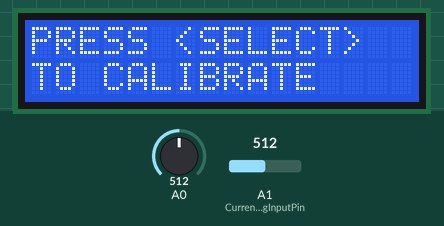
Bench run of a sketch on a simulated Arduino Uno, built with avr-gcc and run on an emulated ATmega328P. Parts: 16×2 character LCD. The test bench sets the inputs (shaded band); at power-on: A0 = 512, A1 (CurrentAnalogInputPin) = 512. What the sketch prints to the serial monitor is not drawn.

Above: at 1.2 s.
1.3 s: A0 set to 591
4.3 s: A0 set to 614
At 5.8 s:
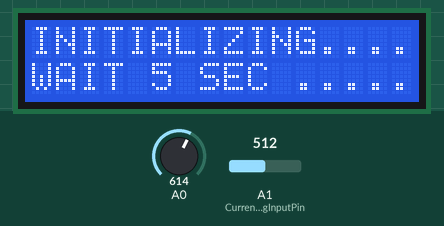
7.3 s: A0 set to 590
At 8.8 s:
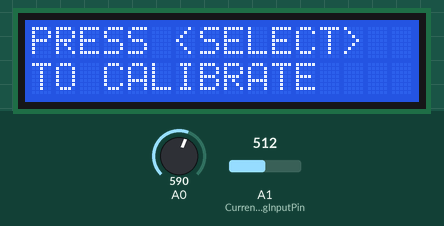
10.3 s: A1 (CurrentAnalogInputPin) set to 610
13.3 s: A1 (CurrentAnalogInputPin) set to 810
16.3 s: A0 set to 810
At 17.6 s:
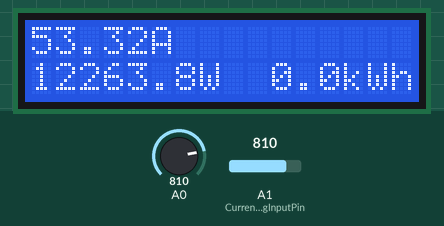
At 21.8 s:
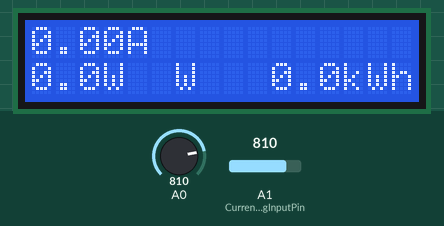
Timing chart, 0 to 22.5 s (numbered marks = the images above; inputs shaded):
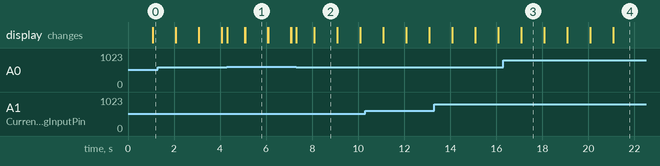

Measured:
- the behaviour switches between 599 and 600 on A0 (found by bisection; images 0 and 1)
- after the input at 4.3 s, the display: changes at once (image 1)
- after the input at 7.3 s, the display: changes at once (image 2)
- what the display in image 1 shows lasts 1.0 s, from 5.1 s to 6.1 s

The sketch:

power.ino
```cpp
// Simple AC Power Monitoring By Solarduino //

// Note :  Safety is very important when dealing with high voltage source such as 240VAC power source. We take no responsibilities while you do it at your own risk.
// Note :  Simple AC Power Monitoring is designed for the purpose of user-friendly with no wiring modification needed specifically on high voltage power.
// Note :  AC Power Monitoring can measure and record (in SD card) instantaneous Current (I)(RMS), apparent Power (VA), daily Energy (kWH) consumption and Accumulated Energy (kWH)
// Note :  Since it does not have voltage sensor, the voltage is assuming constant all the time and required user to input the value.
// Note :  The power and energy calculated is based on Apparent Power (product of RMS of Current and Voltage).
// Note :  The unit provides reasonable accuracy and may not be comparable with other expensive branded datalogger and multimeter.
// Note :  All credit shall be given to Solarduino.

/*/////////////////////////////////////////////////////////////////////////////////////////////////////////////////////////////////////////////////////////////////////////////////////*/

        /* General */

        int decimalPrecision = 1;                   // decimal places for all values shown in LED Display & Serial Monitor
                                                    // small values such as current and daily energy will be 2 * decimal precision
                                                    // large values such as power and accumulated energy will be in decimal precision


        /* 1- AC Voltage Measurement */

        int inputVoltageValue = 230;                // Key in the RMS Voltage value such as 230Vac, 240Vac and 120Vac based on your utility grid


        /* 2- AC Current Measurement */

        int CurrentAnalogInputPin = A1;             // Which pin in Arduino to measure Current Value (Pin A0 is reserved for button function in LCD Shield).
        float mVperAmpValue = 20;                // Highly recommend using "Hall-Effect Split-Core Current Transformer" for higher accuracy in measuring current.
                                                    // Optionally can be replaced by normal Current Transformer (CT) (xxA/5A) and a ACS712 current module (5A) module (BOTH HAVE TO USE TOGETHER but may not be as accurate as Hall Effect CT).
                                                    // If using ACS712 current module with normal CT : for 5A module key in 185, for 20A module key in 100, for 30A module key in 66.
                                                    // If using "Hall-Effect" Current Transformer, key in value using this formula: mVperAmp = maximum voltage range (in milli volt) / current rating of CT
                                                    // For example, a 20A Hall-Effect Current Transformer rated at 20A, 2.5V +/- 0.625V, mVperAmp will be 625 mV / 20A = 31.25mV/A */
        float CTRatio = 1;                          // CT Ratio is the magnification size of your normal Current Transformer xxA/5A. if using 100A/5A CT, key in 20.
                                                    // High CT Ration will reduce accuracy when measuring low current, select your CT wisely
                                                    // If using "Hall-Effect Current Transformer, leave it as 1. Do not change to 0.
        float currentSampleRead  = 0;               /* to read the current value from a sample*/
        float currentLastSample  = 0;               /* Use for counting time for current sample */
        float currentSampleSum   = 0;               /* accumulation of current reading samples */
        float currentSampleCount = 0;               /* to count number of sample. */
        float currentMean ;                         /* to calculate the current average values from all samples*/
        float RMSCurrentMean ;                      /* square roof of currentMean*/
        float FinalRMSCurrent1 ;                    /* all raw readsings are calculated and convert to expected curent reading*/
        float FinalRMSCurrent2 ;                    /* added offset2. Is the final current value */


            /* 2.1 - AC Current Offset */

            float currentOffset1 =0.00;             // Different module might have different deviation value.
                                                    // This value is to make sure the current sensing wave always exact at middle point during no current or during fluctuation.
                                                    // This value will be automatically offset when you press the "SELECT" BUTTON on the LCD Sheild.
                                                    // Press the "SELECT" BUTTON only when there is no current flow during the measurement to make it at 0A.
                                                    // It will do its calculation for about 3 seconds before automatically going to the next offset settings (currentOffset2)
                                                    // The whole auto calibration takes about 6 seconds, kindly patient and do not repeatly pressing SELECT button.
            float currentOffset2 =0.00;             // Due to squaring up the current value for RMS, there are some data noises and current value is no longer at zero point during no current.
                                                    // So this offset is to offset the noise value and zerorised the values when current not in operation.
                                                    // This offset is automatically continued by first offset when the LCD "SELECT" is pressed once.
                                                    // For this offset, it requires another 3 seconds for calibration.
                                                    // Once both of these offset have been set, you may see the current becoming 0A during no current run.
                                                    // You may press "SELECT" button again if the callibration result not satisfied.
            int   OffsetRead = 0;                   /* To switch between functions for auto callibation purpose */
            float offset1LastSample = 0;            /* Use for counting time for currentOffset1 */
            float offset2LastSample = 0;            /* Use for counting time for currentOffset2 */
            float offset1SampleCount = 0;           /* to count number of sample. */
            float offset2SampleCount = 0;           /* to count number of sample. */
            float offsetCurrentSampleSum= 0;        /* Accumulated / Sum value use for currentOffset2 purpose*/
            float offsetCurrentSampleSumMean = 0;   /* Is the average value use for currentOffset2 purpose*/


            /* 2.2- AC Power Measurement */

            float apparentPower =   0;              /* recorded by multiplying RMS voltage and RMS current*/
            float powerLastSample = 0;              /* Use for counting time for Apparent Power */
            float powerSampleCount= 0;              /* to count number of sample. */
            float powerSampleSum  = 0;              /* accumulation of sample readings */


            /* 2.3 - Daily Energy Measurement*/

            float energyLastSample = 0;             /* Use for counting time for Apparent Power */
            float energySampleCount= 0;             /* to count number of sample. */
            float energySampleSum  = 0;             /* accumulation of sample readings */
            float finalEnergyValue = 0;             /* total accumulate energy */
            float accumulateEnergy = 0;             /* accumulate of energy readings*/

        /* 4 - LCD Display  */

        #include<LiquidCrystal.h>                   /* Load the liquid Crystal Library (by default already built-it with arduino solftware)*/
        LiquidCrystal LCD(8,9,4,5,6,7);             /* Creating the LiquidCrystal object named LCD. The pin may be varies based on LCD module that you use*/
        unsigned long startMillisLCD;               /* start counting time for LCD Display */
        unsigned long currentMillisLCD;             /* current counting time for LCD Display */
        const unsigned long periodLCD = 1000;       // refresh every X seconds (in milli seconds) in LED Display. Default 1000 = 1 second


void setup()                                        /*codes to run once */

{

        /* 0- General */

        Serial.begin(9600);                               /* to display readings in Serial Monitor at 9600 baud rates */


        /* 4 - LCD Display  */

        LCD.begin(16,2);                                  /* Tell Arduino that our LCD has 16 columns and 2 rows*/
        LCD.setCursor(0,0);                               /* Set LCD to start with upper left corner of display*/
        startMillisLCD = millis();                        /* Start counting time for LCD display*/

}


void loop()                                                                   /*codes to run again and again */
{

        /* 0- General */


              /* 0.1- Button Function */

              int buttonRead;
              buttonRead = analogRead (0);                                    // Read analog pin A0

              /*Right button is pressed */
              if (buttonRead < 60)
              {   LCD.setCursor(0,0);
                  LCD.print ("PRESS <SELECT>   ");
                  LCD.setCursor(0,1);
                  LCD.print ("TO CALIBRATE      ");
              }

              /* Up button is pressed */
              else if (buttonRead < 200)
              {   LCD.setCursor(0,0);
                  LCD.print ("PRESS <SELECT>   ");
                  LCD.setCursor(0,1);
                  LCD.print ("TO CALIBRATE      ");
              }

              /* Down button is pressed */
              else if (buttonRead < 400)
              {   LCD.setCursor(0,0);
                  LCD.print ("PRESS <SELECT>  ");
                  LCD.setCursor(0,1);
                  LCD.print ("TO CALIBRATE      ");
              }

              /* Left button is pressed */
              else if (buttonRead < 600)
              {   LCD.setCursor(0,0);
                  LCD.print ("PRESS <SELECT>   ");
                  LCD.setCursor(0,1);
                  LCD.print ("TO CALIBRATE      ");
              }

              /* Select button is pressed */
              else if (buttonRead < 800)
              {
              OffsetRead = 1;                                                 // to activate offset
              LCD.setCursor(0,0);
              LCD.print ("INITIALIZING..... ");
              LCD.setCursor(0,1);
              LCD.print ("WAIT 5 SEC ..... ");
              }


        /* 2- AC Current Measurement */

        if(millis() >= currentLastSample + 1)                                                                /* every 1 milli second taking 1 sample reading */
          {
            currentSampleRead = analogRead(CurrentAnalogInputPin)-512 + currentOffset1;                      /* read the sample value */
            currentSampleSum = currentSampleSum + sq(currentSampleRead);                                     /* accumulate value with older sample readings*/
            currentSampleCount = currentSampleCount + 1;                                                     /* to move on to the next following count */
            currentLastSample = millis();                                                                    /* to reset the time again so that next cycle can start again*/

            offsetCurrentSampleSum = offsetCurrentSampleSum + currentSampleRead ;                            /* accumulate value for offsetcurrent2*/
          }

        if(currentSampleCount == 1000)                                                                       /* after 1000 count or 1000 milli seconds (1 second), do the calculation and display value*/
          {
            offsetCurrentSampleSumMean = offsetCurrentSampleSum/currentSampleCount;                          /* use for currentoffset1 purpose*/

            currentMean = currentSampleSum/currentSampleCount;                                               /* calculate average value of all sample readings taken*/
            RMSCurrentMean = sqrt(currentMean);                                                              /* square root of the average value*/
            FinalRMSCurrent1 = ((((RMSCurrentMean /1024) *5000) /mVperAmpValue)*(CTRatio));                  /* calculate the final RMS current*/
            FinalRMSCurrent2 = FinalRMSCurrent1 + currentOffset2 ;                                           /* including offset2 */
            Serial.print(FinalRMSCurrent2,2*decimalPrecision);
	    Serial.print(" A   ");
            currentSampleSum =0;                                                                              /* to reset accumulate sample values for the next cycle */
            offsetCurrentSampleSum =0;                                                                        /* to reset accumulate value for offset*/
            currentSampleCount=0;                                                                             /* to reset number of sample for the next cycle */
          }


          /* 2.1 - Offset AC Current */

          if(OffsetRead == 1)
            {
             currentOffset1 = 0;                                                              /* set back currentOffset as default*/
               if(millis() >= offset1LastSample + 1)                                          /* offset 1 - to centralise analogRead waveform*/
                {
                  offset1SampleCount = offset1SampleCount + 1;
                  offset1LastSample = millis();
                }

                  if(offset1SampleCount == 2500)                                              /* need to wait first offset take into effect.  */
                {                                                                             /* So this code is to delay 2.5 seconds after button pressed */
                  currentOffset1 = - offsetCurrentSampleSumMean;                              /* to offset values */
                  OffsetRead = 2;                                                             /* until next offset button is pressed*/
                  offset1SampleCount = 0;                                                     /* to reset the time again so that next cycle can start again */
                }
            }


          if(OffsetRead == 2)                                                                 /* offset 2 - to zerolise non-zero values during RMS calculation, */
            {
              currentOffset2 = 0;
               if(millis() >= offset2LastSample + 1)
                {
                  offset2SampleCount = offset2SampleCount + 1;
                  offset2LastSample = millis();
                }
                  if(offset2SampleCount == 2500)
                {
                  currentOffset2 =  - FinalRMSCurrent1 ;
                  OffsetRead = 0;
                  offset2SampleCount = 0;                                                     /*   to reset the time again so that next cycle can start again */
                }
            }


          /* 2.2- AC Power Measurement */

          if(millis() >= powerLastSample + 1)                                                 /* every 1 milli second taking 1 reading */
            {
              powerSampleCount = powerSampleCount + 1;
              powerLastSample = millis();
            }
          if(powerSampleCount == 1000)                                                        /* after 1000 count or 1000 milli seconds (1 second), do the calculation and display value*/
            {
              apparentPower = inputVoltageValue*FinalRMSCurrent2;                             /* calculate average value of all sample readings */
              Serial.print(apparentPower,decimalPrecision);
	      Serial.print(" VA   ");
              powerSampleSum =0;                                                              /* to reset accumulate sample values for the next cycle */
              powerSampleCount=0;                                                             /* to reset number of sample for the next cycle */
            }


          /* 2.3 - Accumulate & Daily Energy Measurement*/

          if(millis() >= energyLastSample + 1)                                                /* every 1 milli second taking 1 reading */
          {
            energySampleCount = energySampleCount + 1;
            energyLastSample = millis();
          }
          if(energySampleCount == 1000)                                                       /* after 1000 count or 1000 milli seconds (1 second), do the calculation and display value*/
          {
            accumulateEnergy = apparentPower/3600;                                            /* daily and accumulative seperated*/
            finalEnergyValue = finalEnergyValue + accumulateEnergy;
            Serial.print(finalEnergyValue/1000,2*decimalPrecision);
            Serial.println(" kWh");
            energySampleCount = 0 ;                                                           /* Set the starting point again for next counting time */
          }


        /* 5 - LCD Display  */

        currentMillisLCD = millis();                                                          /* Set current counting time */
        if (currentMillisLCD - startMillisLCD >= periodLCD)                                   /* for every x seconds, run the codes below*/
          {
            LCD.setCursor(0,0);                                                               /* Set cursor to first colum 0 and second row 1  */
            LCD.print(FinalRMSCurrent2,2*decimalPrecision);                                     /* display current value in LCD in first row  */
            LCD.print("A                ");
            LCD.setCursor(0,1);
            LCD.print(apparentPower,decimalPrecision);                                        /* display power value in LCD in first row  */
            LCD.print("W  ");
            LCD.setCursor(10,1);
            LCD.print(finalEnergyValue/1000,decimalPrecision);                                /* display total energy value in LCD in first row  */
            LCD.print("kWh  ");
            startMillisLCD = currentMillisLCD ;                                               /* Set the starting point again for next counting time */


	  }


}
```
